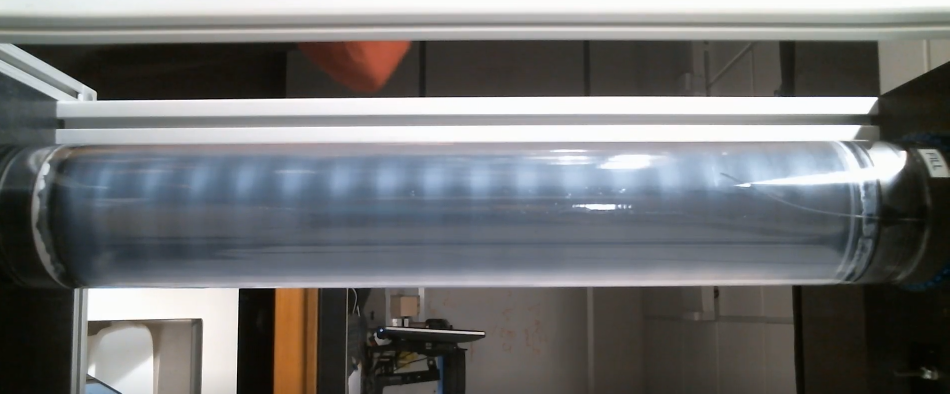
#> input picture Taylor-Couette/Pictures/68-5.png, 1899 x 787 px (shown at 1/2 size)
$ jupyter execute 'Taylor-Couette Lab Notebook.ipynb'
#> lines starting #> are read from the running program, lines starting #| are printed output that depends on the picture
Experiment performed with lab temperature between 20 and 21 degrees celsius.

Predicted Reynolds number from pre-lab: $\text{Re1 =} 75.3439 $ when $\text{Re2 =} 0 $.

$ \text{Re1 =} 65.0 \hspace{1cm}
\text{Actual Re1 =} 65.00 \hspace{1cm}
\text{v1 =} 0.695 \text{Hz}$

$ \text{Re1 =} 67.5 \hspace{1cm}
\text{Actual Re1 =} 67.52 \hspace{1cm}
\text{v1 =} 0.722 \text{Hz}$

$ \text{Re1 =} 70.0 \hspace{1cm}
\text{Actual Re1 =} 69.96 \hspace{1cm}
\text{v1 =} 0.748 \text{Hz}$

$ \text{Re1 =} 72.5 \hspace{1cm}
\text{Actual Re1 =} 72.48 \hspace{1cm}
\text{v1 =} 0.775 \text{Hz}$

$ \text{Re1 =} 75.0 \hspace{1cm}
\text{Actual Re1 =} 75.01 \hspace{1cm}
\text{v1 =} 0.802 \text{Hz}$

$ \text{Re1 =} 68.5 \hspace{1cm}
\text{Actual Re1 =} 68.46 \hspace{1cm}
\text{v1 =} 0.732 \text{Hz}$

(Note: done on seperate run from the rest)

#### Print-out from lab code
```
Rotation rate v1 = 0.010692 * Re1
Rotation rate v2 = 0.007002 * Re2
Using port COM1
LD3
MC
b'A0.10\r'
1V0
1G
2V0
2G
TC> re1 65
Re1= 65.0
Actual Re1=65.00 v1=0.695/s
Setting CW rotation for cylinder 1
b'1H+\r'
b'1V0.695\r1G\r'
Waiting 6.950 seconds
Re1=65.00 v1=0.695/s
mu = 0.000
TC> re1 67.5
Re1= 67.5
Actual Re1=67.52 v1=0.722/s
b'1VC0.722\r'
Waiting 0.270 seconds
Re1=67.52 v1=0.722/s
mu = 0.000
TC> re1 70.0
Re1= 70.0
Actual Re1=69.96 v1=0.748/s
b'1VC0.748\r'
Waiting 0.260 seconds
Re1=69.96 v1=0.748/s
mu = 0.000
TC> re1 72.5
Re1= 72.5
Actual Re1=72.48 v1=0.775/s
b'1VC0.775\r'
Waiting 0.270 seconds
Re1=72.48 v1=0.775/s
mu = 0.000
TC> re1 75.0
Re1= 75.0
Actual Re1=75.01 v1=0.802/s
b'1VC0.802\r'
Waiting 0.270 seconds
Re1=75.01 v1=0.802/s
mu = 0.000
TC> 77.5
Input must begin with the characters s, f, c, re1, re2, or g
TC> re1 68.5
Re1= 68.5
Actual Re1=68.46 v1=0.732/s
b'1VC0.732\r'
Waiting 0.700 seconds
Re1=68.46 v1=0.732/s
mu = 0.000
TC> re1 69.5
Re1= 69.5
Actual Re1=69.49 v1=0.743/s
b'1VC0.743\r'
Waiting 0.110 seconds
Re1=69.49 v1=0.743/s
mu = 0.000
TC> re1 67.5
Re1= 67.5
Actual Re1=67.52 v1=0.722/s
b'1VC0.722\r'
Waiting 0.210 seconds
Re1=67.52 v1=0.722/s
mu = 0.000
TC> re1 67.0
Re1= 67.0
Actual Re1=66.96 v1=0.716/s
b'1VC0.716\r'
Waiting 0.060 seconds
Re1=66.96 v1=0.716/s
mu = 0.000
TC> s
b'1AC0.10\r1S\r'
Stopping: waiting 7.160 seconds
Re1=0.00 v1=0.000/s
Re2=0.00 v2=0.000/s
Done
```

[cell 1]
#% matplotlib inline

import cv2
import numpy as np
from matplotlib import pyplot as plt

#filepath = '/Users/randalltagg/Documents/iPython Notebooks/Taylor Couette analysis/timelapse6/'
#i=1
#imagefile = filepath+'img_'+str(i).zfill(4)+'.png'
imagefile = 'Pictures/68-5.png'
img = cv2.imread(imagefile,0)
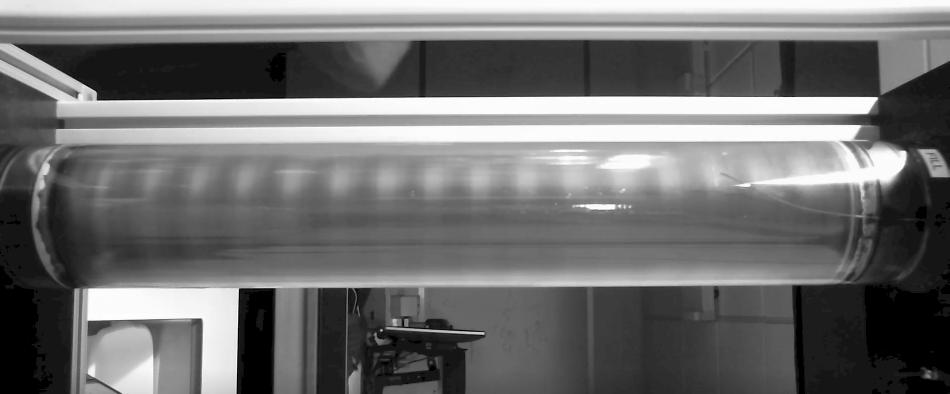
#> img: shape (787, 1899) (shown at 1/2 size); min 0, max 255, mean 111.8
print(img.shape)
#| (787, 1899)

plt.imshow(img,cmap = 'gray')
plt.show()

[cell 2]
#% matplotlib inline

import cv2
import numpy as np
from matplotlib import pyplot as plt

ylower = 300
yupper = 580
xlower = 100
xupper = 1680

filepath = '/Pictures/68-5.png'
i=1
#imagefile = filepath+'img_'+str(i).zfill(4)+'.png'
#img = cv2.imread(imagefile,0)
print('Original image sizes',img.shape)
#| Original image sizes (787, 1899)

TC_column = img[ylower:yupper,xlower:xupper]
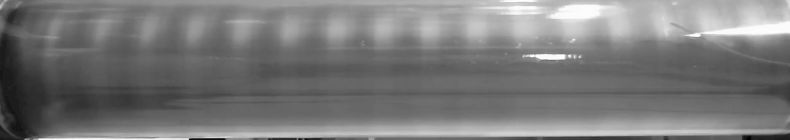
#> TC_column: shape (280, 1580) (shown at 1/2 size); min 0, max 255, mean 121.6
print('Ragion of interest sizes',TC_column.shape)
#| Ragion of interest sizes (280, 1580)


plt.imshow(TC_column,cmap = 'gray')
plt.show()

[cell 3]
import cv2
import numpy as np
from matplotlib import pyplot as plt

#f = np.fft.fft2(TC_column[0:250,0:1300,0])
f = np.fft.fft2(TC_column)
fshift = np.fft.fftshift(f)
magnitude_spectrum = 20*np.log(np.abs(fshift))
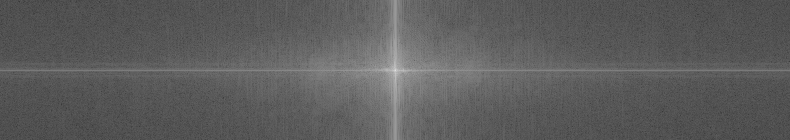
#> magnitude_spectrum: shape (280, 1580) float64 (shown at 1/2 size); min -2.55, max 356, mean 128.2; drawn with min black and max white
ysize=np.size(magnitude_spectrum,axis=0)
#> ysize = 280
xsize=np.size(magnitude_spectrum,axis=1)
#> xsize = 1580

plt.figure(0)
# See https://matplotlib.org/3.1.0/tutorials/colors/colormaps.html
plt.subplot(121),plt.imshow(TC_column, cmap = 'gray')
plt.title('Input Image'), plt.xticks([]), plt.yticks([])
plt.subplot(122),plt.imshow(magnitude_spectrum, cmap = 'gray')
#plt.subplot(122),plt.imshow(magnitude_spectrum, cmap = 'rainbow')
plt.title('Magnitude Spectrum'), plt.xticks([]), plt.yticks([])
plt.subplots_adjust(top=0.92, bottom=0.08, left=0.10, right=2.0, hspace=0.25, wspace=0.35)

yrow = 55
plt.figure(1)
kx = np.arange(xsize)
#> kx = 1580 values from 0 to 1579
Skx = np.zeros(xsize)
#> Skx = 1580 values from 0 to 0
# Sum several rows of the 2D spectrum
for i in range(yrow-5,yrow+5):
    Skx = Skx + magnitude_spectrum[i,0:xsize+1]
#> after the loop, Skx = 1580 values, max 2191.2 at index 790, min 970.2 at index 1510, mean 1224.5
plt.plot(kx,Skx)
plt.show()
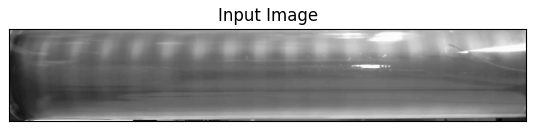
#> figure drawn by matplotlib, 2 panels
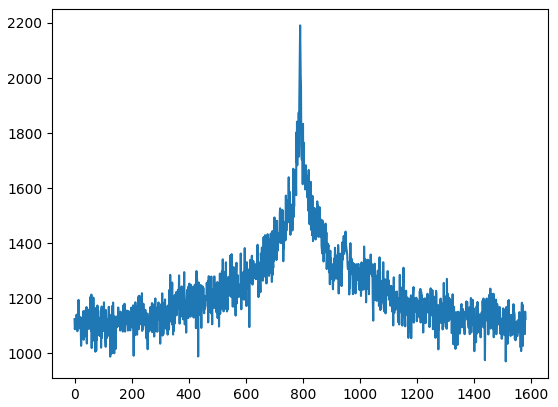
#> figure drawn by matplotlib, 1 panel; curve peaks at x = 790, y = 2191.2

$ run again, with Taylor-Couette/Pictures/72-5.png copied over Taylor-Couette/Pictures/68-5.png
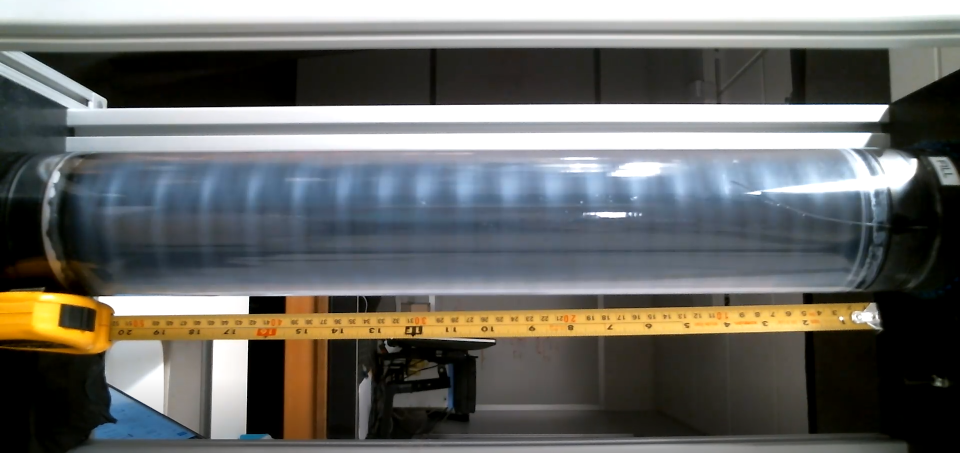
#> input picture Taylor-Couette/Pictures/72-5.png, 1920 x 906 px (shown at 1/2 size)
#| (906, 1920)
#| Original image sizes (906, 1920)
#> `TC_column = img[ylower:yupper,xlower:xupper]`:
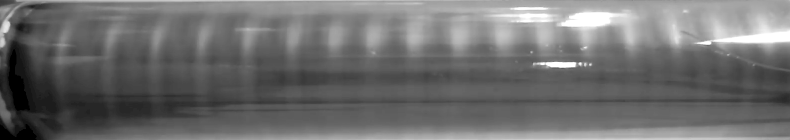
#> TC_column: shape (280, 1580) (shown at 1/2 size); min 0, max 255, mean 110.7
#| Ragion of interest sizes (280, 1580)
#> ysize = 280
#> xsize = 1580
#> after the loop `for i in range(yrow-5,yrow+5):`: Skx = 1580 values, max 2122.2 at index 789, min 991.4 at index 336, mean 1215.3
#> `plt.show()`:
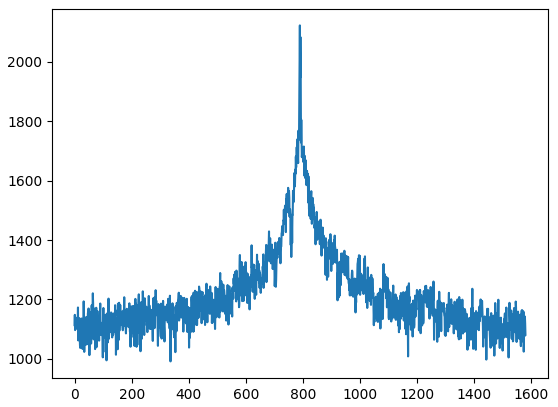
#> figure drawn by matplotlib, 1 panel; curve peaks at x = 789, y = 2122.2
